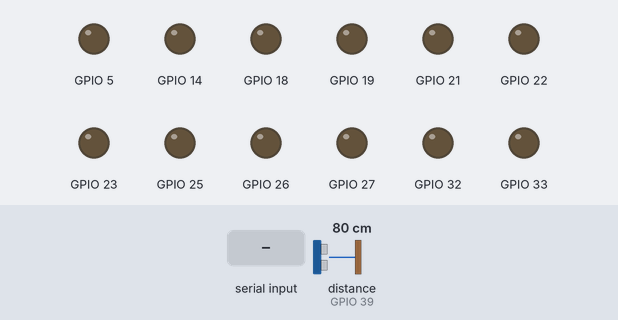
Bench run of a sketch on a simulated ESP32. Shown: output pins drawn as LEDs (lit = HIGH). Wiring (inferred from the names in the program): ultrasonic range finder: trigger GPIO 13; echo GPIO 39. Inputs (shaded band) come from the test bench; at power-on: distance to the obstacle (sensor on GPIO 39) 80 cm. The echo pulse lasts 58.3 µs per cm; pins used as bus, display or sensor lines are not drawn; what the sketch prints to the serial monitor is not drawn.

Above: at 1.2 s.
1.3 s: "Forward\n" received over Serial
At 1.8 s:
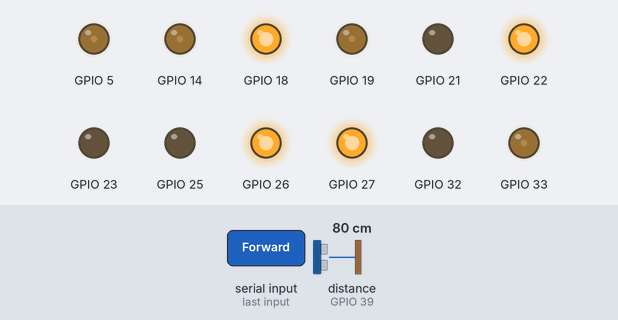
2.8 s: "Backward\n" received over Serial
At 4.0 s:
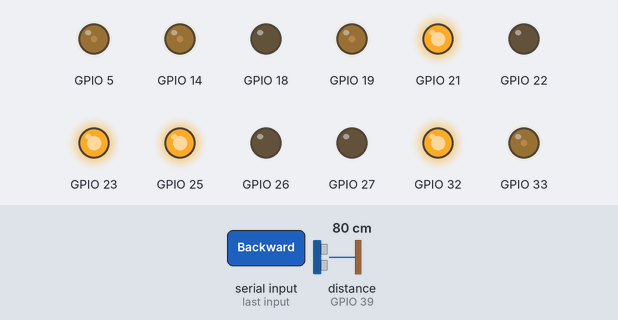
4.3 s: "Left\n" received over Serial
At 5.3 s:
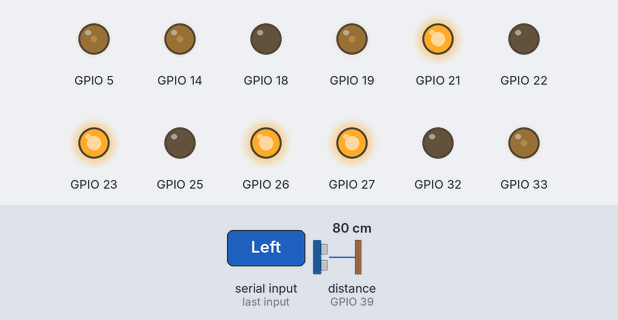
5.8 s: "Right\n" received over Serial
At 6.4 s:
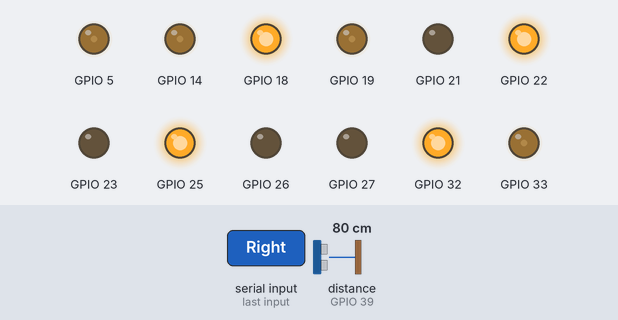
Timing chart, 0 to 8.3 s (numbered marks = the images above; inputs shaded):
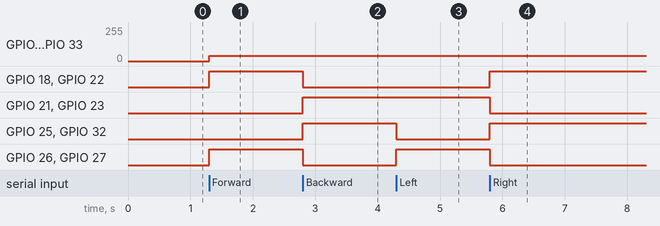

The sketch:

sketch.ino
```cpp
#include <ESP32Servo.h>

#define TRIG_PIN 13
#define ECHO_PIN 39

String cmd = "";
int spd = 40;
int avoidspd = 45;
int searchspd = 42;

unsigned long lastDistTime = 0;
const unsigned long DIST_INTERVAL = 100;  // ms between distance reports

void setup() {
  Serial.begin(115200);

  pinMode(25, OUTPUT); pinMode(26, OUTPUT);
  ledcSetup(4, 1000, 8); ledcAttachPin(33, 4);

  pinMode(32, OUTPUT); pinMode(27, OUTPUT);
  ledcSetup(5, 1000, 8); ledcAttachPin(14, 5);

  pinMode(21, OUTPUT); pinMode(18, OUTPUT);
  ledcSetup(6, 1000, 8); ledcAttachPin(5, 6);

  pinMode(23, OUTPUT); pinMode(22, OUTPUT);
  ledcSetup(7, 1000, 8); ledcAttachPin(19, 7);

  pinMode(TRIG_PIN, OUTPUT);
  pinMode(ECHO_PIN, INPUT);
}

long readDistanceCM() {
  digitalWrite(TRIG_PIN, LOW);
  delayMicroseconds(2);
  digitalWrite(TRIG_PIN, HIGH);
  delayMicroseconds(10);
  digitalWrite(TRIG_PIN, LOW);

  long duration = pulseIn(ECHO_PIN, HIGH, 25000);  // 25ms timeout (~4m range)
  if (duration == 0) return -1;                     // no echo / out of range

  long distance = duration * 0.0343 / 2;
  return distance;
}

void moveForward() {
  ledcWrite(4, spd); digitalWrite(25, LOW); digitalWrite(26, HIGH);
  ledcWrite(5, spd); digitalWrite(32, LOW);  digitalWrite(27, HIGH);
  ledcWrite(6, spd); digitalWrite(21, LOW); digitalWrite(18, HIGH);
  ledcWrite(7, spd); digitalWrite(23, LOW); digitalWrite(22, HIGH);
}

void moveBackward() {
  ledcWrite(4, spd); digitalWrite(25, HIGH);  digitalWrite(26, LOW);
  ledcWrite(5, spd); digitalWrite(32, HIGH); digitalWrite(27, LOW);
  ledcWrite(6, spd); digitalWrite(21, HIGH);  digitalWrite(18, LOW);
  ledcWrite(7, spd); digitalWrite(23, HIGH);  digitalWrite(22, LOW);
}

void moveRight() {
  ledcWrite(4, spd); digitalWrite(25, HIGH);  digitalWrite(26, LOW);
  ledcWrite(5, spd); digitalWrite(32, HIGH); digitalWrite(27, LOW);
  ledcWrite(6, spd); digitalWrite(21, LOW); digitalWrite(18, HIGH);
  ledcWrite(7, spd); digitalWrite(23, LOW); digitalWrite(22, HIGH);
}

void moveLeft() {
  ledcWrite(4, spd); digitalWrite(25, LOW); digitalWrite(26, HIGH);
  ledcWrite(5, spd); digitalWrite(32, LOW);  digitalWrite(27, HIGH);
  ledcWrite(6, spd); digitalWrite(21, HIGH);  digitalWrite(18, LOW);
  ledcWrite(7, spd); digitalWrite(23, HIGH);  digitalWrite(22, LOW);
}

void moveSearchRight() {
  ledcWrite(4, searchspd); digitalWrite(25, HIGH);  digitalWrite(26, LOW);
  ledcWrite(5, searchspd); digitalWrite(32, HIGH); digitalWrite(27, LOW);
  ledcWrite(6, searchspd); digitalWrite(21, LOW); digitalWrite(18, HIGH);
  ledcWrite(7, searchspd); digitalWrite(23, LOW); digitalWrite(22, HIGH);
}

void moveSearchLeft() {
  ledcWrite(4, searchspd); digitalWrite(25, LOW); digitalWrite(26, HIGH);
  ledcWrite(5, searchspd); digitalWrite(32, LOW);  digitalWrite(27, HIGH);
  ledcWrite(6, searchspd); digitalWrite(21, HIGH);  digitalWrite(18, LOW);
  ledcWrite(7, searchspd); digitalWrite(23, HIGH);  digitalWrite(22, LOW);
}

void avoidLeft() {
  ledcWrite(4, avoidspd); digitalWrite(25, LOW); digitalWrite(26, HIGH);
  ledcWrite(5, avoidspd); digitalWrite(32, LOW);  digitalWrite(27, HIGH);
  ledcWrite(6, avoidspd); digitalWrite(21, HIGH);  digitalWrite(18, LOW);
  ledcWrite(7, avoidspd); digitalWrite(23, HIGH);  digitalWrite(22, LOW);
}

void avoidRight() {
  ledcWrite(4, avoidspd); digitalWrite(25, HIGH);  digitalWrite(26, LOW);
  ledcWrite(5, avoidspd); digitalWrite(32, HIGH); digitalWrite(27, LOW);
  ledcWrite(6, avoidspd); digitalWrite(21, LOW); digitalWrite(18, HIGH);
  ledcWrite(7, avoidspd); digitalWrite(23, LOW); digitalWrite(22, HIGH);
}

void stopMotors() {
  ledcWrite(4, 0); digitalWrite(25, LOW); digitalWrite(26, LOW);
  ledcWrite(5, 0); digitalWrite(32, LOW); digitalWrite(27, LOW);
  ledcWrite(6, 0); digitalWrite(21, LOW); digitalWrite(18, LOW);
  ledcWrite(7, 0); digitalWrite(23, LOW); digitalWrite(22, LOW);
}

void loop() {
  // --- handle incoming commands ---
  if (Serial.available()) {
    cmd = Serial.readStringUntil('\n');
    cmd.trim();

    if (cmd == "Forward") {
      moveForward();
    } else if (cmd == "Backward") {
      moveBackward();
    } else if (cmd == "Left") {
      moveLeft();
    } else if (cmd == "Right") {
      moveRight();
    } else if (cmd == "AvoidLeft") {
      avoidLeft();
    } else if (cmd == "AvoidRight") {
      avoidRight();
    } else if (cmd == "SearchLeft") {
      moveSearchLeft();
    } else if (cmd == "SearchRight") {
      moveSearchRight();
    } else if (cmd == "Stop") {
      stopMotors();
    }
  }

  // --- periodically report distance ---
  unsigned long now = millis();
  if (now - lastDistTime >= DIST_INTERVAL) {
    lastDistTime = now;
    long dist = readDistanceCM();
    Serial.print("DIST:");
    Serial.println(dist);
  }
}
```

Measured:
- after the input at 1.3 s, GPIO 5, GPIO 14, GPIO 19, GPIO 33: 0/255 → 40/255 at once; GPIO 18, GPIO 22, GPIO 26, GPIO 27: LOW → HIGH at once
- after the input at 2.8 s, GPIO 18, GPIO 22, GPIO 26, GPIO 27: HIGH → LOW at once; GPIO 21, GPIO 23, GPIO 25, GPIO 32: LOW → HIGH at once
- after the input at 4.3 s, GPIO 25, GPIO 32: HIGH → LOW at once; GPIO 26, GPIO 27: LOW → HIGH at once
- after the input at 5.8 s, GPIO 18, GPIO 22, GPIO 25, GPIO 32: LOW → HIGH at once; GPIO 21, GPIO 23, GPIO 26, GPIO 27: HIGH → LOW at once
